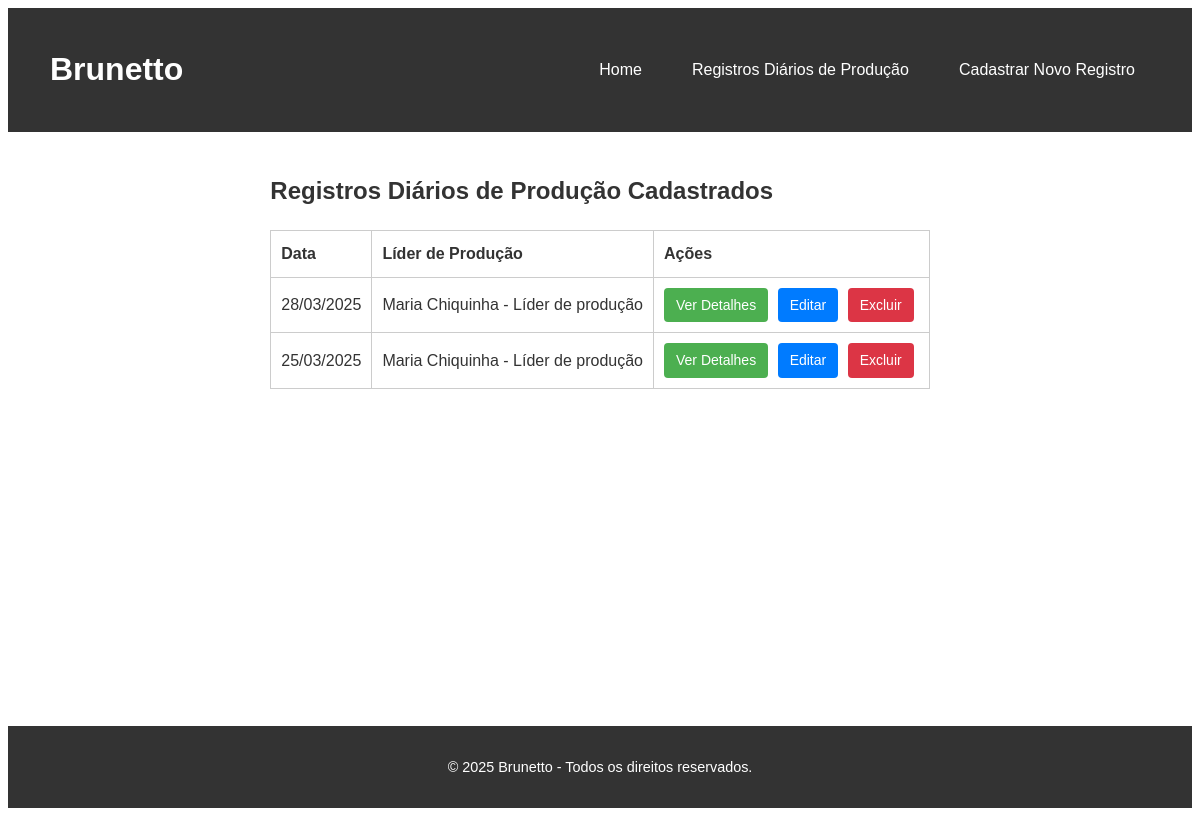
The page /production_daily_records/ on the database as committed earlier.
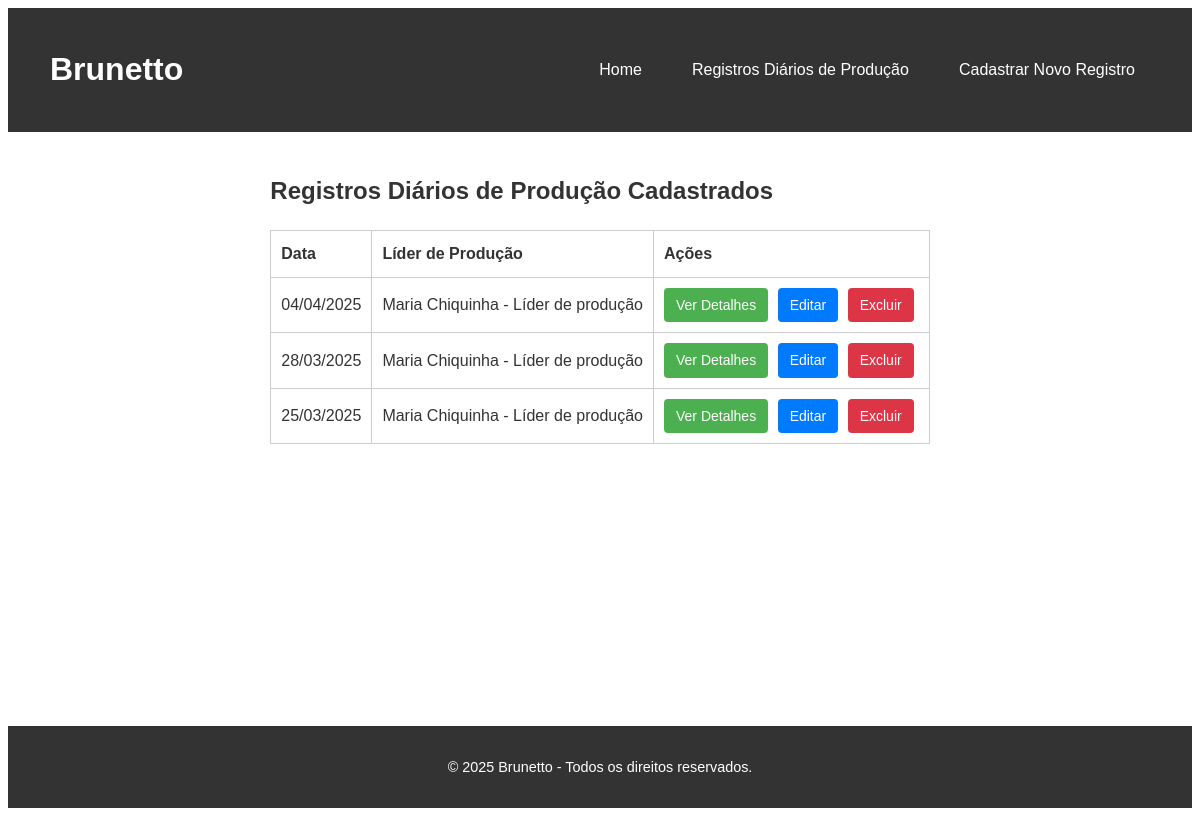
The same page on the database as committed later.
### brunetto/models.py (models this page shows, shortened)
class BaseModel(models.Model):
    created_at = models.DateTimeField(default=timezone.now)
    updated_at = models.DateTimeField(auto_now=True)
    class Meta:
        abstract = True

class ProductionDailyRecord(BaseModel):
    author = models.ForeignKey(Employee, on_delete=models.CASCADE, related_name='authored_records')
    production_leader = models.ForeignKey(Employee, on_delete=models.CASCADE, related_name='led_records')
    date = models.DateField()

class Employee(BaseModel):
    name = models.CharField(max_length=100)
    registration_number = models.PositiveIntegerField(unique=True)
    position = models.ForeignKey(Position, on_delete=models.CASCADE, related_name='employees')
    def __str__(self):
        return f'{self.name} - {self.position.name}'

class Position(BaseModel):
    name = models.CharField(max_length=100)

### brunetto/views.py (the view)
# urls.py: path('production_daily_records/', views.list_production_daily_records, name='list_production_daily_records'),
def list_production_daily_records(request):
    records = ProductionDailyRecord.objects.all().order_by('-date')
    return render(request, 'list_production_daily_records.html', {'records': records})

### brunetto/templates/list_production_daily_records.html (shortened to what this page needs)
{% extends "base.html" %}
{% block content %}
<h2>Registros Diários de Produção Cadastrados</h2>
<table>
    <tr>
        <th>Data</th>
        <th>Líder de Produção</th>
        <th>Ações</th>
    </tr>
    {% for record in records %}
    <tr>
        <td>{{ record.date|date:"d/m/Y" }}</td>
        <td>{{ record.production_leader }}</td>
        <td>
            <a href="{% url 'read_production_daily_record' record.pk %}" class="btn btn-custom">Ver Detalhes</a>
            <a href="{% url 'update_production_daily_record' record.pk %}" class="button-link">Editar</a>
            <a href="{% url 'delete_production_daily_record' record.pk %}" class="button-link button-link-danger" onclick="return confirm('Tem certeza?')">Excluir</a>
        </td>
    </tr>
    {% endfor %}
</table>
{% endblock %}

Rows that differ between the two databases and show on the page:
added ProductionDailyRecord: date "04/04/2025", production_leader "Maria Chiquinha - Líder de produção"
